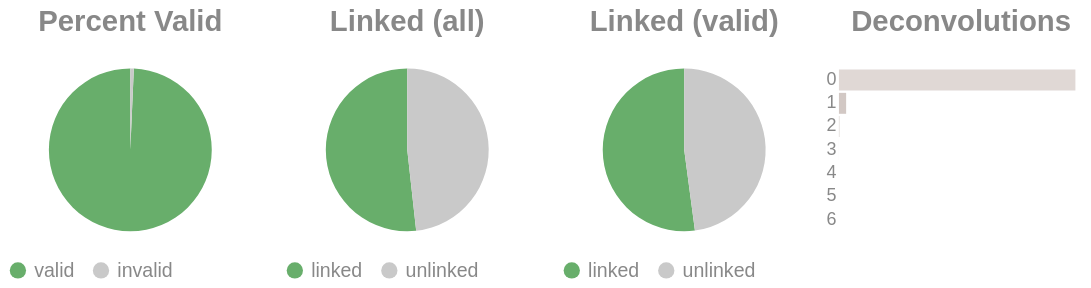

Notebook code cell kept with this figure:
### Code cell
if SKIPLR:
    pass
else:
    clash = Counter()
    for i in valids['molecule'].to_list():
        _mol = i.split("-")
        if len(_mol) == 1:
            clash.update('0')
        else:
            clash.update(_mol[-1])

    _d = {"deconvolutions": [], 'count': []}
    for k,v in clash.items():
        _d['deconvolutions'].append(k)
        _d['count'].append(v)

    tot_valid = valids['reads'].sum()
    mask = valids['reads'] >= 2
    n_linked_reads = valids.filter(mask)['reads'].sum()
    if n_linked_reads == 0:
        print_html("No linked molecules (>=2 reads) were detected; skipping linked-only distributions.")
        SKIPLR = True
    else:
        perc_valid = round(tot_valid / n_reads, 4)
        linked_perc_abs = round(n_linked_reads / n_reads, 4)
        linked_perc = round(n_linked_reads / tot_valid, 4)

    _valid = pl.DataFrame({"valids": ['valid', 'invalid'], "count": [tot_valid, n_reads - tot_valid]})
    _linked_abs = pl.DataFrame({"linked (absolute)": ['linked', 'unlinked'], "count": [n_linked_reads, n_reads - n_linked_reads]})
    _linked_rel = pl.DataFrame({"linked (valids)": ['linked', 'unlinked'], "count": [n_linked_reads, tot_valid - n_linked_reads]})

    (
        alt.hconcat(
            piechart(_valid, goodval = 'valid', title = "Percent Valid"),
            piechart(_linked_abs, goodval = "linked", title =  "Linked (all)"),
            piechart(_linked_rel, goodval = "linked", title =  "Linked (valid)"),
            convolutionbar(pl.DataFrame(_d), title = "Deconvolutions"),
            center = True,
            bounds = 'flush'
        )
        .resolve_scale(color='independent')
        .resolve_legend('independent')
        .properties(usermeta={'embedOptions': {"actions": False}})
    ).display()

### Figure 1 — Vega-Lite specification as saved in the notebook (floating-point values rounded to 4 significant figures)
{"width": "container", "height": 400, "config": {"title": {"anchor": "start", "dy": -15, "fontSize": 18, "color": "#888888", "subtitleColor": "#888888", "subtitleFontSize": 14}, "arc": {"fill": "#0072B2"}, "axis": {"domainColor": "#888888", "domainWidth": 0.5, "gridWidth": 0.2, "grid": false, "titleFontWeight": 400, "titleFontSize": 15, "labelFontSize": 11, "labelColor": "#888888", "tickColor": "#888888", "tickWidth": 0.2, "titleColor": "#888888"}, "axisBand": {"grid": false}, "axisX": {"grid": true, "tickSize": 10, "domainCap": "round"}, "axisY": {"domain": false, "grid": true, "tickSize": 0, "domainCap": "round"}, "background": "transparent", "header": {"labelFontSize": 15, "labelColor": "#888888", "titleFontSize": 15, "titleFontWeight": 600, "titleColor": "#888888"}, "legend": {"labelFont": "sans-serif", "labelFontSize": 12, "labelColor": "#888888", "symbolSize": 100, "symbolType": "circle", "titleFontSize": 12, "titlePadding": 10, "titleColor": "#888888", "title": null}, "range": {"category": ["#E69F00", "#56B4E9", "#009E73", "#F0E442", "#0072B2", "#D55E00", "#CC79A7", "#000000"], "diverging": ["#cfe8f3", "#a2d4ec", "#73bfe2", "#46abdb", "#1696d2", "#12719e"]}, "area": {"fill": "#0072B2", "fillOpacity": 0.7, "line": true, "strokeOpacity": 0.7}, "line": {"color": "#0072B2", "stroke": "#0072B2", "strokeWidth": 2}, "trail": {"color": "#0072B2", "stroke": "#0072B2", "strokeWidth": 0, "size": 1}, "point": {"filled": true, "fillOpacity": 1.0, "size": 95}, "text": {"color": "#888888", "fontSize": 11, "align": "right", "fontWeight": 400, "size": 11}, "bar": {"fill": "#0072B2", "stroke": null}, "view": {"stroke": null, "continuousWidth": 660, "continuousHeight": 400}}, "hconcat": [{"data": {"name": "data-759871713a09cc49d756219d43003327"}, "mark": {"type": "arc"}, "encoding": {"color": {"field": "valids", "legend": {"orient": "bottom", "title": null}, "scale": {"domain": ["valid", "invalid"], "range": ["#68ae6b", "#C9C9C9"]}, "title": "Valids", "type": "nominal"}, "theta": {"field": "count", "type": "quantitative"}, "tooltip": [{"field": "valids", "title": "Valids", "type": "ordinal"}, {"field": "percent", "format": ".2%", "title": "Percent", "type": "quantitative"}, {"field": "count", "title": "Count", "type": "quantitative"}]}, "height": 100, "title": {"text": "Percent Valid", "align": "center", "anchor": "middle"}, "transform": [{"calculate": "datum.count / 7652579", "as": "percent"}], "width": 150}, {"data": {"name": "data-3bd26666548bdcde33763363e095e07d"}, "mark": {"type": "arc"}, "encoding": {"color": {"field": "linked (absolute)", "legend": {"orient": "bottom", "title": null}, "scale": {"domain": ["linked", "unlinked"], "range": ["#68ae6b", "#C9C9C9"]}, "title": "Linked (Absolute)", "type": "nominal"}, "theta": {"field": "count", "type": "quantitative"}, "tooltip": [{"field": "linked (absolute)", "title": "Linked (Absolute)", "type": "ordinal"}, {"field": "percent", "format": ".2%", "title": "Percent", "type": "quantitative"}, {"field": "count", "title": "Count", "type": "quantitative"}]}, "height": 100, "title": {"text": "Linked (all)", "align": "center", "anchor": "middle"}, "transform": [{"calculate": "datum.count / 7652579", "as": "percent"}], "width": 150}, {"data": {"name": "data-8a3e2e2b11a8928769167fc85559bd80"}, "mark": {"type": "arc"}, "encoding": {"color": {"field": "linked (valids)", "legend": {"orient": "bottom", "title": null}, "scale": {"domain": ["linked", "unlinked"], "range": ["#68ae6b", "#C9C9C9"]}, "title": "Linked (Valids)", "type": "nominal"}, "theta": {"field": "count", "type": "quantitative"}, "tooltip": [{"field": "linked (valids)", "title": "Linked (Valids)", "type": "ordinal"}, {"field": "percent", "format": ".2%", "title": "Percent", "type": "quantitative"}, {"field": "count", "title": "Count", "type": "quantitative"}]}, "height": 100, "title": {"text": "Linked (valid)", "align": "center", "anchor": "middle"}, "transform": [{"calculate": "datum.count / 7599880", "as": "percent"}], "width": 150}, {"data": {"name": "data-8d8f2990980b45a977de5b760bab7644"}, "mark": {"type": "bar"}, "encoding": {"color": {"field": "deconvolutions", "legend": null, "scale": {"scheme": "lightgreyred"}, "type": "nominal"}, "tooltip": [{"field": "deconvolutions", "title": "Deconvolutions", "type": "ordinal"}, {"field": "percent", "format": ".2%", "title": "Percent", "type": "quantitative"}, {"field": "count", "title": "Count", "type": "quantitative"}], "x": {"axis": null, "field": "count", "type": "quantitative"}, "y": {"field": "deconvolutions", "sort": "ascending", "title": null, "type": "nominal"}}, "height": 100, "title": {"text": "Deconvolutions", "align": "center", "anchor": "middle"}, "transform": [{"calculate": "datum.count / 4994041", "as": "percent"}], "width": 150}], "bounds": "flush", "center": true, "resolve": {"legend": {"angle": "independent"}, "scale": {"color": "independent"}}, "usermeta": {"embedOptions": {"actions": false}}, "$schema": "https://vega.github.io/schema/vega-lite/v6.1.0.json", "datasets": {"data-759871713a09cc49d756219d43003327": [{"valids": "valid", "count": 7599880}, {"valids": "invalid", "count": 52699}], "data-3bd26666548bdcde33763363e095e07d": [{"linked (absolute)": "linked", "count": 3960170}, {"linked (absolute)": "unlinked", "count": 3692409}], "data-8a3e2e2b11a8928769167fc85559bd80": [{"linked (valids)": "linked", "count": 3960170}, {"linked (valids)": "unlinked", "count": 3639710}], "data-8d8f2990980b45a977de5b760bab7644": [{"deconvolutions": "0", "count": 4838627}, {"deconvolutions": "1", "count": 147453}, {"deconvolutions": "2", "count": 7435}, {"deconvolutions": "3", "count": 472}, {"deconvolutions": "4", "count": 43}, {"deconvolutions": "5", "count": 9}, {"deconvolutions": "6", "count": 2}]}}
